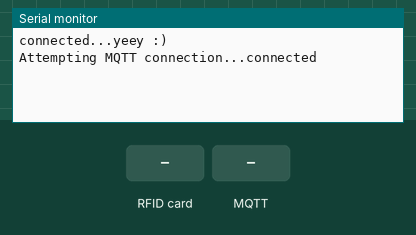
The sketch below on a simulated ESP8266 (NodeMCU). Parts: the last lines printed to the serial monitor. Inputs (shaded band) come from the test bench. WiFi joins after 1.5 s; servers stay silent unless stated; random numbers use the default seed unless the sketch sets one; no MQTT or app messages arrive unless stated.

Above: at 2.7 s.
2.8 s: RFID card 12 34 56 78 held to the reader
At 3.8 s:
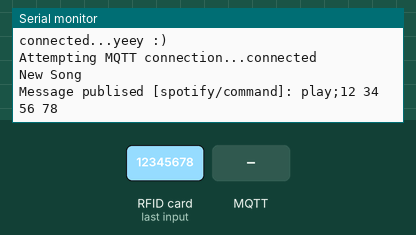
4.3 s: MQTT message "1" arrives on the first subscribed topic
At 6.5 s:
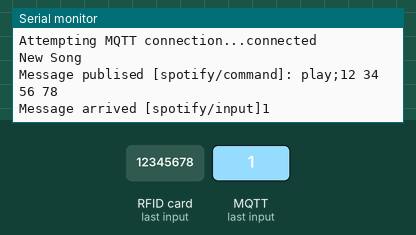
7.3 s: RFID card 5E 7A 19 C4 held to the reader
At 8.5 s:
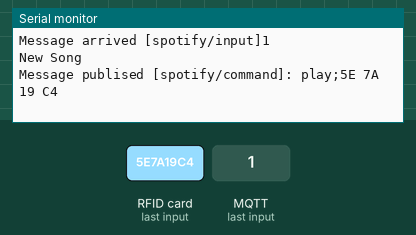
8.8 s: MQTT message "on" arrives on the first subscribed topic
At 11.3 s:
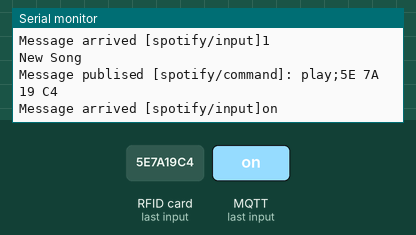
11.8 s: MQTT message "off" arrives on the first subscribed topic
At 12.9 s:
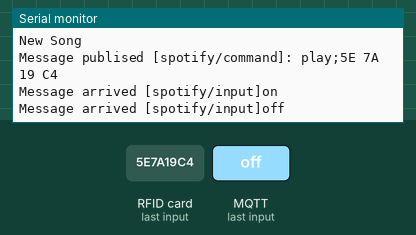

Measured:
- after the input at 2.8 s, the serial monitor: prints a new line at once (image 1)
- after the input at 4.3 s, the serial monitor: prints a new line after 1.5 s (image 2)
- after the input at 7.3 s, the serial monitor: prints a new line at once (image 3)
- after the input at 8.8 s, the serial monitor: prints a new line after 1.5 s (image 4)
- after the input at 11.8 s, the serial monitor: prints a new line at once (image 5)

The sketch:

arduino-mqtt.ino
```cpp
#include <WiFiManager.h> // https://github.com/tzapu/WiFiManager
#include <PubSubClient.h>
#include <WiFiClientSecure.h>
#include <SPI.h>
#include "MFRC522.h"

#define RST_PIN  D0
#define SS_PIN  D8

MFRC522 mfrc522(SS_PIN, RST_PIN);
String oldNum;
String rfid_in = "";
const char* mqtt_server = "db720833556244658ce539317e02f7b7.s1.eu.hivemq.cloud";
const char* mqtt_username = "Burapat1729";
const char* mqtt_password = "gtav6789";
const int mqtt_port =8883;
WiFiClientSecure espClient;

/**** MQTT Client Initialisation Using WiFi Connection *****/
PubSubClient client(espClient);
unsigned long lastMsg = 0;
#define MSG_BUFFER_SIZE (50)
char msg[MSG_BUFFER_SIZE];

void setup() {
    WiFi.mode(WIFI_STA); // explicitly set mode, esp defaults to STA+AP
    // it is a good practice to make sure your code sets wifi mode how you want it.

    // put your setup code here, to run once:
    Serial.begin(115200);
    SPI.begin();
    mfrc522.PCD_Init();
    //WiFiManager, Local intialization. Once its business is done, there is no need to keep it around
    WiFiManager wm;

    // reset settings - wipe stored credentials for testing
    // these are stored by the esp library
    //wm.resetSettings();

    // Automatically connect using saved credentials,
    // if connection fails, it starts an access point with the specified name ( "AutoConnectAP"),
    // if empty will auto generate SSID, if password is blank it will be anonymous AP (wm.autoConnect())
    // then goes into a blocking loop awaiting configuration and will return success result

    bool res;
    // res = wm.autoConnect(); // auto generated AP name from chipid
    // res = wm.autoConnect("AutoConnectAP"); // anonymous ap
    res = wm.autoConnect("WiFi Manager-esp-Manun","12345678"); // password protected ap

    if(!res) {
        Serial.println("Failed to connect");
        ESP.restart();
    }
    else {
        //if you get here you have connected to the WiFi
        Serial.println("connected...yeey :)");
    }
   espClient.setInsecure();
  client.setServer(mqtt_server, mqtt_port);
  client.setCallback(callback);
}

void loop() {
  if (!client.connected()) reconnect(); // check if client is connected
  if (mfrc522.PICC_IsNewCardPresent() && mfrc522.PICC_ReadCardSerial()) {
    rfid_in=rfid_read();
    Serial.println("");
    Serial.println("New Song");
    publishMessage("spotify/command", "play;"+rfid_in, true);
    delay(3000);
    delay(10);
  }
  client.loop();
  delay(10);
}
void callback(char* topic, byte* payload, unsigned int length) {
  String incommingMessage = "";
  for (int i = 0; i < length; i++) incommingMessage+=(char)payload[i];

  Serial.println("Message arrived ["+String(topic)+"]"+incommingMessage);
  }

void publishMessage(const char* topic, String payload , boolean retained){
  if (client.publish(topic, payload.c_str(), true))
      Serial.println("Message publised ["+String(topic)+"]: "+payload);
}
/************* Connect to MQTT Broker ***********/
void reconnect() {
  // Loop until we're reconnected
  while (!client.connected()) {
    Serial.print("Attempting MQTT connection...");
    String clientId = "ESP8266Client-";   // Create a random client ID
    clientId += String(random(0xffff), HEX);
    // Attempt to connect
    if (client.connect(clientId.c_str(), mqtt_username, mqtt_password)) {
      Serial.println("connected");

      client.subscribe("spotify/input");   // subscribe the topics here

    } else {
      Serial.print("failed, rc=");
      Serial.print(client.state());
      Serial.println(" try again in 5 seconds");   // Wait 5 seconds before retrying
      delay(5000);
    }
  }
}
String rfid_read() {
  String content = "";
  for (byte i = 0; i < mfrc522.uid.size; i++)
  {
    content.concat(String(mfrc522.uid.uidByte[i] < 0x10 ? " 0" : " "));
    content.concat(String(mfrc522.uid.uidByte[i], HEX));
  }
  content.toUpperCase();
  return content.substring(1);
}
```
